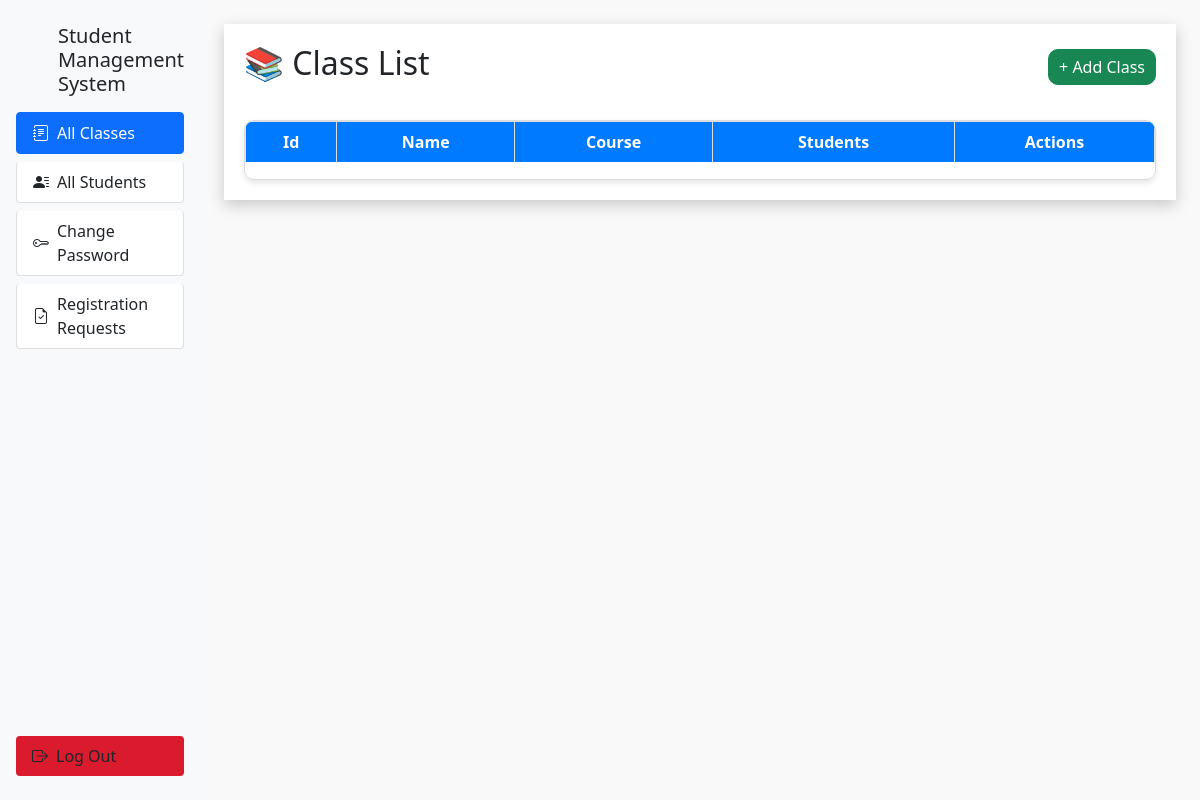
Before: /admin/class/ with the older database file.
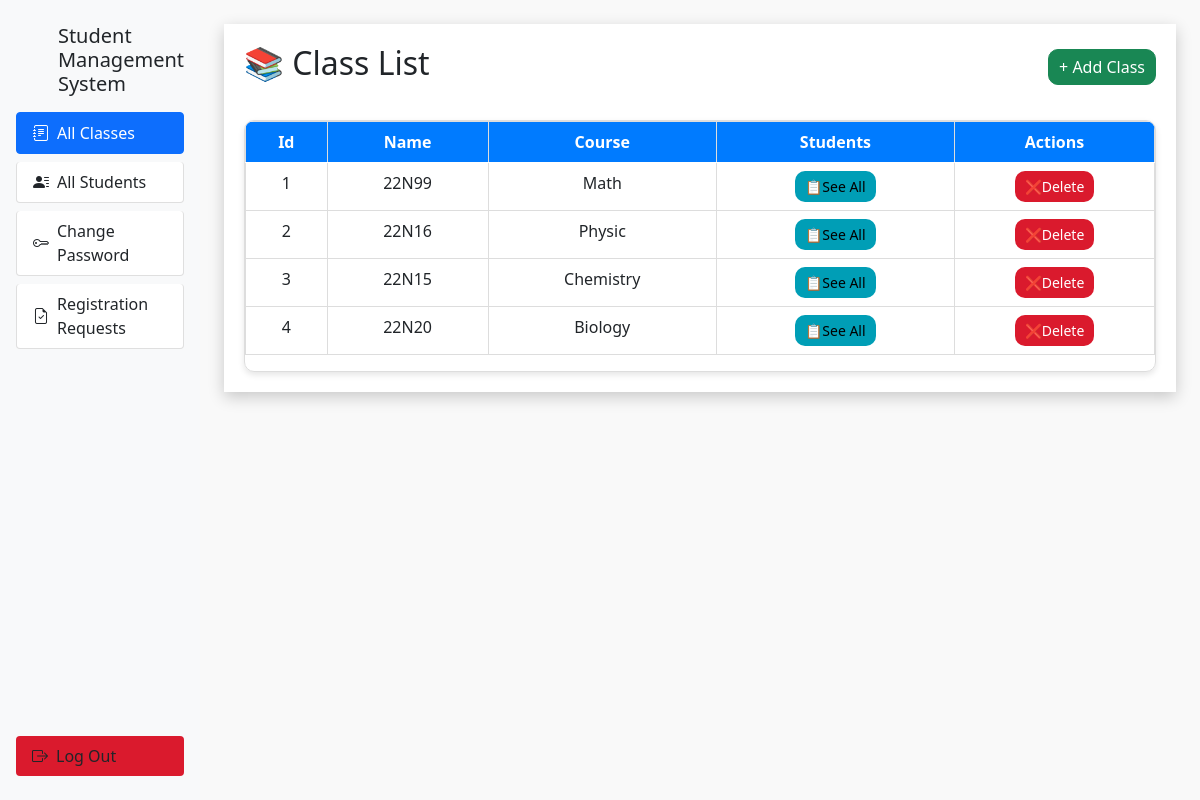
After: the same page with the newer database file.
### main.py (models this page shows)
class Class(db.Model):
    id_class = db.Column(db.Integer, primary_key=True)
    name = db.Column(db.String(255), nullable=False)
    id_subject = db.Column(db.Integer, db.ForeignKey('subject.id_subject'), nullable=True)
    id_user = db.Column(db.Integer, db.ForeignKey('user.id'), nullable=True)

class Subject(db.Model):
    id_subject = db.Column(db.Integer, primary_key=True)
    name = db.Column(db.String(255), nullable=False)
    id_class = db.Column(db.Integer, db.ForeignKey('class.id_class'), nullable=True)

### main.py (the view)
@app.route('/admin/class/')
def get_all_class():
    if not session.get('user_id') and session.get('role') == 'admin':
        return redirect('/admin')
    classes = Class.query.join(Subject, Class.id_subject == Subject.id_subject).add_column(Subject.name.label("subject_name")).all()
    return render_template("/admin/all-class.html", title="All Class", classes = classes)

### templates/admin/all-class.html (shortened to what this page needs)
{% extends "admin/layout.html" %}
{% block content %}
<div class="wrapper">
    <div class="content">
        <div class="header">
            <h2>📚 Class List</h2>
            <a href="/admin/class/add" class="btn btn-success">+ Add Class</a>
        </div>
        <div class="table-container">
            <table class="table">
                <thead>
                    <tr>
                        <th>Id</th>
                        <th>Name</th>
                        <th>Course</th>
                        <th>Students</th>
                        <th style="width: 200px;">Actions</th>
                    </tr>
                </thead>
                <tbody>
                    {% for class, subject_name in classes %}
                    <tr>
                        <td>{{ class.id_class }}</td>
                        <td>{{ class.name }}</td>
                        <td>{{ subject_name }}</td>
                        <td>
                            <a href="/admin/class?id={{ class.id_class }}" class="btn btn-info btn-sm">📋See All</a>
                        </td>
                        <td>
                            <form action="/admin/class/delete/{{ class.id_class }}" method="POST" class="d-inline">
                                <button type="submit" class="btn btn-danger btn-sm"
                                    onclick="return confirm('Are you sure you want to delete this class?');">❌Delete</button>
                            </form>
                        </td>
                    </tr>
                    {% endfor %}
                </tbody>
            </table>
        </div>
    </div>
</div>
{% endblock content %}

### templates/admin/layout.html (shortened to what this page needs)
<!DOCTYPE html>
<html lang="en">
<head>
    <link href="https://cdn.jsdelivr.net/npm/bootstrap@5.0.2/dist/css/bootstrap.min.css" rel="stylesheet"
>
    <link href="https://cdn.jsdelivr.net/npm/bootstrap-icons/font/bootstrap-icons.css" rel="stylesheet">
</head>
<body>
    <div class="container-fluid">
        <div class="row vh-100">
            <nav class="col-md-3 col-lg-2 bg-light d-flex flex-column p-3">
                <div class="d-flex justify-content-center align-items-center">
                    <h5>Student Management System</h5>
                </div>
                <div class="list-group">
                    <a href="/admin/class/"
                        class="list-group-item list-group-item-action d-flex align-items-center mb-2 rounded">
                        <i class="bi bi-journal-text me-2"></i> All Classes
                    </a>
                    <a href="/admin/get-all-user"
                        class="list-group-item list-group-item-action d-flex align-items-center mb-2 rounded">
                        <i class="bi bi-person-lines-fill me-2"></i> All Students
                    </a>
                    <a href="/admin/change-admin-password"
                        class="list-group-item list-group-item-action d-flex align-items-center mb-2 rounded">
                        <i class="bi bi-key me-2"></i> Change Password
                    </a>
                    <a href="/admin/registration_requests"
                        class="list-group-item list-group-item-action d-flex align-items-center mb-2 rounded">
                        <i class="bi bi-file-earmark-check me-2"></i> Registration Requests
                    </a>
                </div>
                <a href="/user/logout"
                    class="list-group-item d-flex align-items-center mb-2 rounded btn-danger mt-auto">
                    <i class="bi bi-box-arrow-right me-2"></i> Log Out
                </a>
            </nav>
            <main class="col-md-9 col-lg-10 p-4">
                {% block content %}{% endblock content %}
            </main>
        </div>
    </div>
</body>
</html>

### templates/admin/all-class.html (style rules this page uses)
body { margin: 0; padding: 0; background: #f9f9f9; }
.wrapper { width: 100%; padding: 20px; display: flex; flex-direction: column; background: #ffffff; box-shadow: 0px 5px 15px rgba(0, 0, 0, 0.2); }
.content { width: 100%; display: flex; flex-direction: column; gap: 20px; }
.header { display: flex; justify-content: space-between; align-items: center; margin-bottom: 10px; }
.table-container { border: 1px solid #ddd; border-radius: 10px; overflow: auto; box-shadow: 0px 3px 6px rgba(0, 0, 0, 0.1); }
table { width: 100%; border-collapse: collapse; }
table thead { background: #007bff; color: white; }
table th, table td { padding: 10px; text-align: center; border: 1px solid #ddd; }
.btn { border-radius: 10px; padding: 5px 10px; }
.btn-info { background-color: #009eb6; border: none; }
.btn-danger { background-color: #da1a2d; border: none; }

Changed rows visible on the page:
added Class: id_class "1", name "22N99", name "Math"
added Class: id_class "2", name "22N16", name "Physic"
added Class: id_class "3", name "22N15", name "Chemistry"
added Class: id_class "4", name "22N20", name "Biology"
